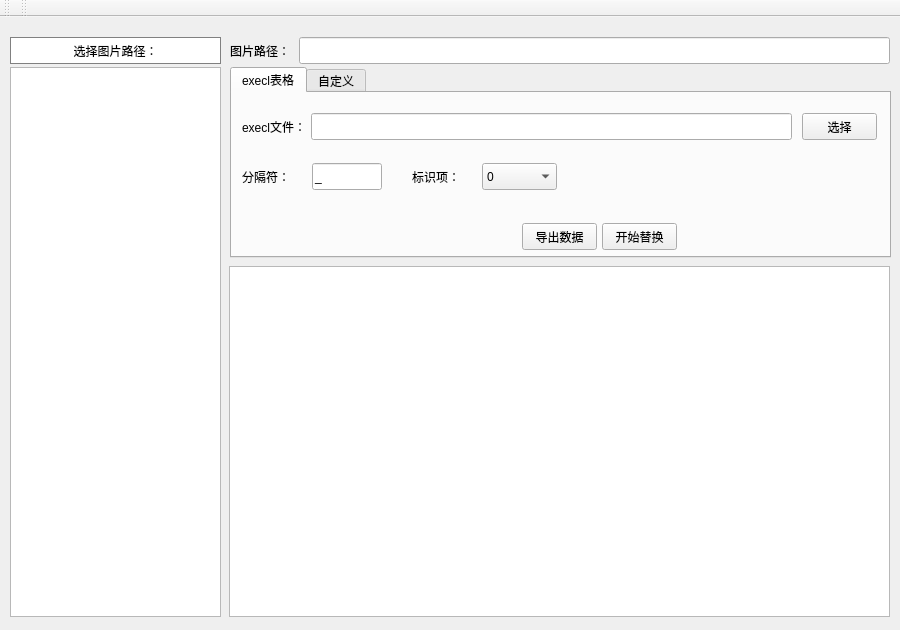
<?xml version="1.0" encoding="UTF-8"?>
<ui version="4.0">
 <class>MainWindow</class>
 <widget class="QMainWindow" name="MainWindow">
  <property name="geometry">
   <rect>
    <x>0</x>
    <y>0</y>
    <width>900</width>
    <height>630</height>
   </rect>
  </property>
  <property name="minimumSize">
   <size>
    <width>900</width>
    <height>630</height>
   </size>
  </property>
  <property name="maximumSize">
   <size>
    <width>900</width>
    <height>630</height>
   </size>
  </property>
  <property name="windowTitle">
   <string>MainWindow</string>
  </property>
  <widget class="QWidget" name="centralWidget">
   <widget class="QTableView" name="showinfo_tableView">
    <property name="geometry">
     <rect>
      <x>229</x>
      <y>249</y>
      <width>661</width>
      <height>351</height>
     </rect>
    </property>
   </widget>
   <widget class="QTabWidget" name="tabWidget">
    <property name="geometry">
     <rect>
      <x>230</x>
      <y>50</y>
      <width>661</width>
      <height>191</height>
     </rect>
    </property>
    <property name="currentIndex">
     <number>0</number>
    </property>
    <widget class="QWidget" name="a">
     <attribute name="title">
      <string>execl表格</string>
     </attribute>
     <widget class="QPushButton" name="start_btn">
      <property name="geometry">
       <rect>
        <x>370</x>
        <y>130</y>
        <width>75</width>
        <height>27</height>
       </rect>
      </property>
      <property name="text">
       <string>开始替换</string>
      </property>
     </widget>
     <widget class="QLabel" name="seg_label_2">
      <property name="geometry">
       <rect>
        <x>10</x>
        <y>70</y>
        <width>60</width>
        <height>27</height>
       </rect>
      </property>
      <property name="text">
       <string>分隔符：</string>
      </property>
     </widget>
     <widget class="QLineEdit" name="xlsxpath_lineEdit">
      <property name="geometry">
       <rect>
        <x>79</x>
        <y>20</y>
        <width>481</width>
        <height>27</height>
       </rect>
      </property>
     </widget>
     <widget class="QPushButton" name="export_btn">
      <property name="geometry">
       <rect>
        <x>290</x>
        <y>130</y>
        <width>75</width>
        <height>27</height>
       </rect>
      </property>
      <property name="text">
       <string>导出数据</string>
      </property>
     </widget>
     <widget class="QLabel" name="xlsxpath_label">
      <property name="geometry">
       <rect>
        <x>10</x>
        <y>20</y>
        <width>70</width>
        <height>27</height>
       </rect>
      </property>
      <property name="text">
       <string>execl文件：</string>
      </property>
     </widget>
     <widget class="QPushButton" name="xlsxpath_btn">
      <property name="geometry">
       <rect>
        <x>570</x>
        <y>20</y>
        <width>75</width>
        <height>27</height>
       </rect>
      </property>
      <property name="text">
       <string>选择</string>
      </property>
     </widget>
     <widget class="QLineEdit" name="seg_lineEdit_2">
      <property name="geometry">
       <rect>
        <x>80</x>
        <y>70</y>
        <width>70</width>
        <height>27</height>
       </rect>
      </property>
      <property name="text">
       <string>_</string>
      </property>
     </widget>
     <widget class="QComboBox" name="mark_cBox_2">
      <property name="geometry">
       <rect>
        <x>250</x>
        <y>70</y>
        <width>75</width>
        <height>27</height>
       </rect>
      </property>
      <property name="insertPolicy">
       <enum>QComboBox::InsertAtBottom</enum>
      </property>
      <property name="sizeAdjustPolicy">
       <enum>QComboBox::AdjustToContentsOnFirstShow</enum>
      </property>
      <item>
       <property name="text">
        <string>0</string>
       </property>
      </item>
      <item>
       <property name="text">
        <string>1</string>
       </property>
      </item>
      <item>
       <property name="text">
        <string>2</string>
       </property>
      </item>
      <item>
       <property name="text">
        <string>3</string>
       </property>
      </item>
      <item>
       <property name="text">
        <string>4</string>
       </property>
      </item>
      <item>
       <property name="text">
        <string>5</string>
       </property>
      </item>
      <item>
       <property name="text">
        <string>6</string>
       </property>
      </item>
      <item>
       <property name="text">
        <string>7</string>
       </property>
      </item>
      <item>
       <property name="text">
        <string>8</string>
       </property>
      </item>
      <item>
       <property name="text">
        <string>9</string>
       </property>
      </item>
      <item>
       <property name="text">
        <string>10</string>
       </property>
      </item>
     </widget>
     <widget class="QLabel" name="mark_label_2">
      <property name="geometry">
       <rect>
        <x>180</x>
        <y>70</y>
        <width>51</width>
        <height>27</height>
       </rect>
      </property>
      <property name="text">
       <string>标识项：</string>
      </property>
     </widget>
    </widget>
    <widget class="QWidget" name="tab_2">
     <attribute name="title">
      <string>自定义</string>
     </attribute>
     <widget class="QPushButton" name="startTwo_btn">
      <property name="geometry">
       <rect>
        <x>390</x>
        <y>130</y>
        <width>75</width>
        <height>27</height>
       </rect>
      </property>
      <property name="text">
       <string>开始替换</string>
      </property>
     </widget>
     <widget class="QComboBox" name="item_cBox">
      <property name="geometry">
       <rect>
        <x>70</x>
        <y>10</y>
        <width>75</width>
        <height>27</height>
       </rect>
      </property>
     </widget>
     <widget class="QLabel" name="item_label">
      <property name="geometry">
       <rect>
        <x>10</x>
        <y>10</y>
        <width>51</width>
        <height>27</height>
       </rect>
      </property>
      <property name="text">
       <string>添加项：</string>
      </property>
     </widget>
     <widget class="QLabel" name="input_label">
      <property name="geometry">
       <rect>
        <x>150</x>
        <y>10</y>
        <width>51</width>
        <height>27</height>
       </rect>
      </property>
      <property name="text">
       <string>标签：</string>
      </property>
     </widget>
     <widget class="QLineEdit" name="input_lineEdit">
      <property name="geometry">
       <rect>
        <x>210</x>
        <y>10</y>
        <width>75</width>
        <height>27</height>
       </rect>
      </property>
     </widget>
     <widget class="QLabel" name="seg_label">
      <property name="geometry">
       <rect>
        <x>10</x>
        <y>50</y>
        <width>54</width>
        <height>27</height>
       </rect>
      </property>
      <property name="text">
       <string>分隔符：</string>
      </property>
     </widget>
     <widget class="QLineEdit" name="seg_lineEdit">
      <property name="geometry">
       <rect>
        <x>70</x>
        <y>50</y>
        <width>75</width>
        <height>27</height>
       </rect>
      </property>
      <property name="text">
       <string>_</string>
      </property>
     </widget>
     <widget class="QLabel" name="mark_label">
      <property name="geometry">
       <rect>
        <x>150</x>
        <y>50</y>
        <width>51</width>
        <height>27</height>
       </rect>
      </property>
      <property name="text">
       <string>保留项：</string>
      </property>
     </widget>
     <widget class="QComboBox" name="mark_cBox">
      <property name="geometry">
       <rect>
        <x>210</x>
        <y>50</y>
        <width>75</width>
        <height>27</height>
       </rect>
      </property>
      <property name="insertPolicy">
       <enum>QComboBox::InsertAtBottom</enum>
      </property>
      <property name="sizeAdjustPolicy">
       <enum>QComboBox::AdjustToContentsOnFirstShow</enum>
      </property>
      <item>
       <property name="text">
        <string>0</string>
       </property>
      </item>
      <item>
       <property name="text">
        <string>1</string>
       </property>
      </item>
      <item>
       <property name="text">
        <string>2</string>
       </property>
      </item>
      <item>
       <property name="text">
        <string>3</string>
       </property>
      </item>
      <item>
       <property name="text">
        <string>4</string>
       </property>
      </item>
      <item>
       <property name="text">
        <string>5</string>
       </property>
      </item>
      <item>
       <property name="text">
        <string>6</string>
       </property>
      </item>
      <item>
       <property name="text">
        <string>7</string>
       </property>
      </item>
      <item>
       <property name="text">
        <string>8</string>
       </property>
      </item>
      <item>
       <property name="text">
        <string>9</string>
       </property>
      </item>
      <item>
       <property name="text">
        <string>10</string>
       </property>
      </item>
     </widget>
     <widget class="QPushButton" name="add_btn">
      <property name="geometry">
       <rect>
        <x>390</x>
        <y>90</y>
        <width>75</width>
        <height>27</height>
       </rect>
      </property>
      <property name="text">
       <string>添加</string>
      </property>
     </widget>
     <widget class="QLabel" name="target_label">
      <property name="geometry">
       <rect>
        <x>10</x>
        <y>130</y>
        <width>60</width>
        <height>27</height>
       </rect>
      </property>
      <property name="text">
       <string>目标格式：</string>
      </property>
     </widget>
     <widget class="QLabel" name="prompt_label">
      <property name="geometry">
       <rect>
        <x>300</x>
        <y>50</y>
        <width>71</width>
        <height>27</height>
       </rect>
      </property>
      <property name="styleSheet">
       <string notr="true">color: rgb(14, 0, 255);</string>
      </property>
      <property name="text">
       <string>(0为不保留)</string>
      </property>
     </widget>
     <widget class="QTableView" name="showitem_tableView">
      <property name="geometry">
       <rect>
        <x>480</x>
        <y>40</y>
        <width>171</width>
        <height>121</height>
       </rect>
      </property>
     </widget>
     <widget class="QLabel" name="prompt_label_3">
      <property name="geometry">
       <rect>
        <x>530</x>
        <y>10</y>
        <width>71</width>
        <height>27</height>
       </rect>
      </property>
      <property name="styleSheet">
       <string notr="true">color: rgb(14, 0, 255);</string>
      </property>
      <property name="text">
       <string>(右键删除！)</string>
      </property>
     </widget>
     <widget class="QLabel" name="showname_label">
      <property name="geometry">
       <rect>
        <x>70</x>
        <y>130</y>
        <width>221</width>
        <height>27</height>
       </rect>
      </property>
      <property name="layoutDirection">
       <enum>Qt::LeftToRight</enum>
      </property>
      <property name="styleSheet">
       <string notr="true">background-color: rgb(255, 255, 255);
border:1px solid gray;</string>
      </property>
      <property name="text">
       <string/>
      </property>
      <property name="alignment">
       <set>Qt::AlignCenter</set>
      </property>
     </widget>
     <widget class="QLabel" name="len_label">
      <property name="geometry">
       <rect>
        <x>300</x>
        <y>10</y>
        <width>70</width>
        <height>27</height>
       </rect>
      </property>
      <property name="text">
       <string>自增量位数：</string>
      </property>
     </widget>
     <widget class="QComboBox" name="len_cBox">
      <property name="geometry">
       <rect>
        <x>390</x>
        <y>10</y>
        <width>75</width>
        <height>27</height>
       </rect>
      </property>
      <property name="insertPolicy">
       <enum>QComboBox::InsertAtBottom</enum>
      </property>
      <property name="sizeAdjustPolicy">
       <enum>QComboBox::AdjustToContentsOnFirstShow</enum>
      </property>
      <item>
       <property name="text">
        <string>3</string>
       </property>
      </item>
      <item>
       <property name="text">
        <string>4</string>
       </property>
      </item>
      <item>
       <property name="text">
        <string>5</string>
       </property>
      </item>
      <item>
       <property name="text">
        <string>6</string>
       </property>
      </item>
      <item>
       <property name="text">
        <string>7</string>
       </property>
      </item>
      <item>
       <property name="text">
        <string>8</string>
       </property>
      </item>
      <item>
       <property name="text">
        <string>9</string>
       </property>
      </item>
     </widget>
     <widget class="QLabel" name="target_label_2">
      <property name="geometry">
       <rect>
        <x>480</x>
        <y>10</y>
        <width>51</width>
        <height>27</height>
       </rect>
      </property>
      <property name="text">
       <string> 格式表：</string>
      </property>
     </widget>
     <widget class="QPushButton" name="exportTwo_btn">
      <property name="geometry">
       <rect>
        <x>300</x>
        <y>130</y>
        <width>75</width>
        <height>27</height>
       </rect>
      </property>
      <property name="text">
       <string>导出数据</string>
      </property>
     </widget>
     <widget class="QComboBox" name="extension_cBox">
      <property name="geometry">
       <rect>
        <x>70</x>
        <y>90</y>
        <width>75</width>
        <height>27</height>
       </rect>
      </property>
      <property name="currentIndex">
       <number>0</number>
      </property>
      <item>
       <property name="text">
        <string>.jpg</string>
       </property>
      </item>
     </widget>
     <widget class="QLabel" name="extension_label">
      <property name="geometry">
       <rect>
        <x>10</x>
        <y>90</y>
        <width>61</width>
        <height>27</height>
       </rect>
      </property>
      <property name="text">
       <string>扩展名：</string>
      </property>
     </widget>
    </widget>
   </widget>
   <widget class="QTreeView" name="path_treeView">
    <property name="geometry">
     <rect>
      <x>10</x>
      <y>50</y>
      <width>211</width>
      <height>550</height>
     </rect>
    </property>
   </widget>
   <widget class="QLabel" name="name_label">
    <property name="geometry">
     <rect>
      <x>10</x>
      <y>20</y>
      <width>211</width>
      <height>27</height>
     </rect>
    </property>
    <property name="layoutDirection">
     <enum>Qt::LeftToRight</enum>
    </property>
    <property name="styleSheet">
     <string notr="true">background-color: rgb(255, 255, 255);
border:1px solid gray;</string>
    </property>
    <property name="text">
     <string>选择图片路径：</string>
    </property>
    <property name="alignment">
     <set>Qt::AlignCenter</set>
    </property>
   </widget>
   <widget class="QLineEdit" name="workpath_lineEdit">
    <property name="geometry">
     <rect>
      <x>299</x>
      <y>20</y>
      <width>591</width>
      <height>27</height>
     </rect>
    </property>
   </widget>
   <widget class="QLabel" name="workpath_label">
    <property name="geometry">
     <rect>
      <x>230</x>
      <y>20</y>
      <width>70</width>
      <height>27</height>
     </rect>
    </property>
    <property name="text">
     <string>图片路径：</string>
    </property>
   </widget>
  </widget>
  <widget class="QToolBar" name="mainToolBar">
   <attribute name="toolBarArea">
    <enum>TopToolBarArea</enum>
   </attribute>
   <attribute name="toolBarBreak">
    <bool>false</bool>
   </attribute>
  </widget>
  <widget class="QToolBar" name="toolBar">
   <property name="windowTitle">
    <string>toolBar</string>
   </property>
   <attribute name="toolBarArea">
    <enum>TopToolBarArea</enum>
   </attribute>
   <attribute name="toolBarBreak">
    <bool>false</bool>
   </attribute>
  </widget>
 </widget>
 <layoutdefault spacing="6" margin="11"/>
 <resources/>
 <connections/>
</ui>
